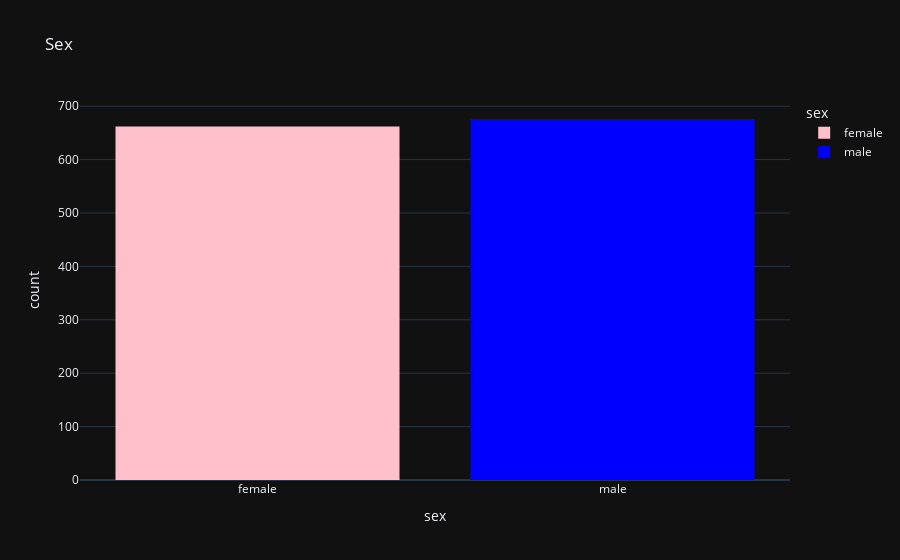

Notebook code cell kept with this figure:
### Code cell
px.histogram(medical_df, x='sex', color = 'sex', color_discrete_sequence=['pink', 'blue'], title='Sex')

### Figure 1 — Plotly figure (JSON) as saved in the notebook; plotly's stock layout.template omitted (floating-point values rounded to 4 significant figures; data arrays with more than 128 entries replaced by an {"elided": "..."} marker saying what was removed)
{"data": [{"alignmentgroup": "True", "bingroup": "x", "hovertemplate": "sex=%{x}<br>count=%{y}<extra></extra>", "legendgroup": "female", "marker": {"color": "pink", "pattern": {"shape": ""}}, "name": "female", "offsetgroup": "female", "orientation": "v", "showlegend": true, "x": {"elided": "662 str values"}, "xaxis": "x", "yaxis": "y", "type": "histogram"}, {"alignmentgroup": "True", "bingroup": "x", "hovertemplate": "sex=%{x}<br>count=%{y}<extra></extra>", "legendgroup": "male", "marker": {"color": "blue", "pattern": {"shape": ""}}, "name": "male", "offsetgroup": "male", "orientation": "v", "showlegend": true, "x": {"elided": "676 str values"}, "xaxis": "x", "yaxis": "y", "type": "histogram"}], "layout": {"xaxis": {"anchor": "y", "domain": [0.0, 1.0], "title": {"text": "sex"}, "categoryorder": "array", "categoryarray": ["female", "male"]}, "yaxis": {"anchor": "x", "domain": [0.0, 1.0], "title": {"text": "count"}}, "legend": {"title": {"text": "sex"}, "tracegroupgap": 0}, "title": {"text": "Sex"}, "barmode": "relative"}}
